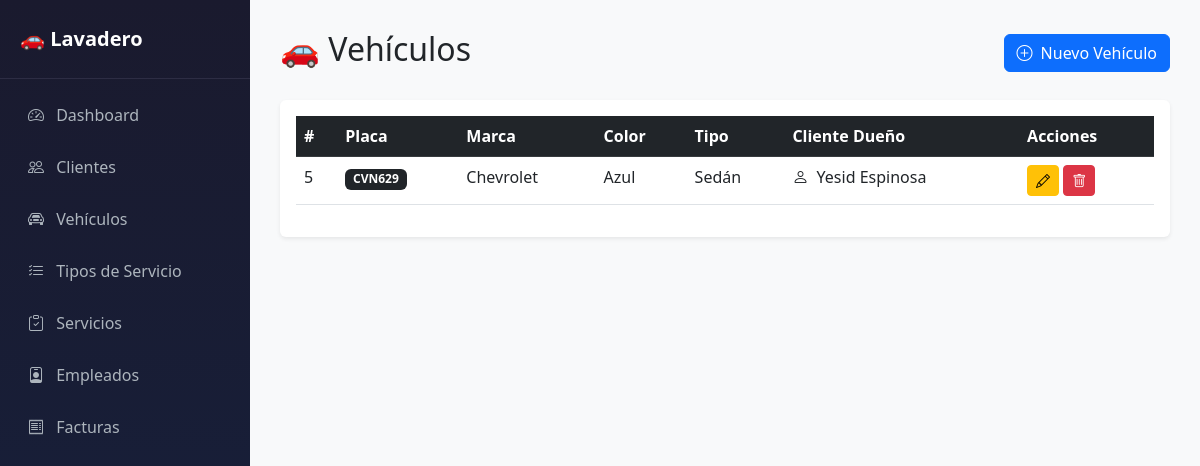
The app's page /vehiculos/ with its own data.
### gestion/models.py (models this page shows, shortened)
class Vehiculo(models.Model):
    TIPOS = [
        ('sedan',  'Sedán'),
        ('suv',    'SUV'),
        ('moto',   'Moto'),
        ('camion', 'Camión'),
        ('otro',   'Otro'),
    ]
    cliente = models.ForeignKey(Cliente, on_delete=models.CASCADE)
    placa   = models.CharField(max_length=10, unique=True)
    marca   = models.CharField(max_length=50)
    color   = models.CharField(max_length=30)
    tipo    = models.CharField(max_length=20, choices=TIPOS, default='sedan')

class Cliente(models.Model):
    nombre          = models.CharField(max_length=100)
    telefono        = models.CharField(max_length=20)
    email           = models.EmailField(blank=True, null=True)
    fecha_registro  = models.DateTimeField(auto_now_add=True)

### gestion/views.py (the view)
# urls.py: path('vehiculos/',                      views.lista_vehiculos,  name='lista_vehiculos'),
def lista_vehiculos(request):
    vehiculos = Vehiculo.objects.all()
    return render(request, 'gestion/vehiculos.html', {'vehiculos': vehiculos})

### gestion/templates/gestion/vehiculos.html (shortened to what this page needs)
{% extends 'gestion/base.html' %}
{% block contenido %}
<div class="d-flex justify-content-between align-items-center mb-4">
    <h2>🚗 Vehículos</h2>
    <a href="{% url 'nuevo_vehiculo' %}" class="btn btn-primary">
        <i class="bi bi-plus-circle me-2"></i>Nuevo Vehículo
    </a>
</div>
<div class="card border-0 shadow-sm">
    <div class="card-body">
        <table class="table table-hover">
            <thead class="table-dark">
                <tr>
                    <th>#</th>
                    <th>Placa</th>
                    <th>Marca</th>
                    <th>Color</th>
                    <th>Tipo</th>
                    <th>Cliente Dueño</th>
                    <th>Acciones</th>
                </tr>
            </thead>
            <tbody>
                {% for vehiculo in vehiculos %}
                <tr>
                    <td>{{ vehiculo.id }}</td>
                    <td><span class="badge bg-dark">{{ vehiculo.placa }}</span></td>
                    <td>{{ vehiculo.marca }}</td>
                    <td>{{ vehiculo.color }}</td>
                    <td>{{ vehiculo.get_tipo_display }}</td>
                    <td>
                        <i class="bi bi-person me-1"></i>
                        {{ vehiculo.cliente.nombre }}
                    </td>
                    <td>
                            <a href="{% url 'editar_vehiculo' vehiculo.id %}"
                            class="btn btn-sm btn-warning">
                                    <i class="bi bi-pencil"></i>
                            </a>
                            <button onclick="confirmarEliminar('{% url 'eliminar_vehiculo' vehiculo.id %}')"
                                    class="btn btn-sm btn-danger">
                                    <i class="bi bi-trash"></i>
                            </button>
                        </td>
                </tr>
                {% empty %}
                <tr>
                    <td colspan="7" class="text-center text-muted">
                        No hay vehículos registrados aún
                    </td>
                </tr>
                {% endfor %}
            </tbody>
        </table>
    </div>
</div>
{% endblock %}

### gestion/templates/gestion/base.html (style rules this page uses)
body { background-color: #f8f9fa; }

### records on screen
Vehiculo: id "5", placa "CVN629", marca "Chevrolet", color "Azul", tipo "Sedán", cliente.nombre "Yesid Espinosa"
